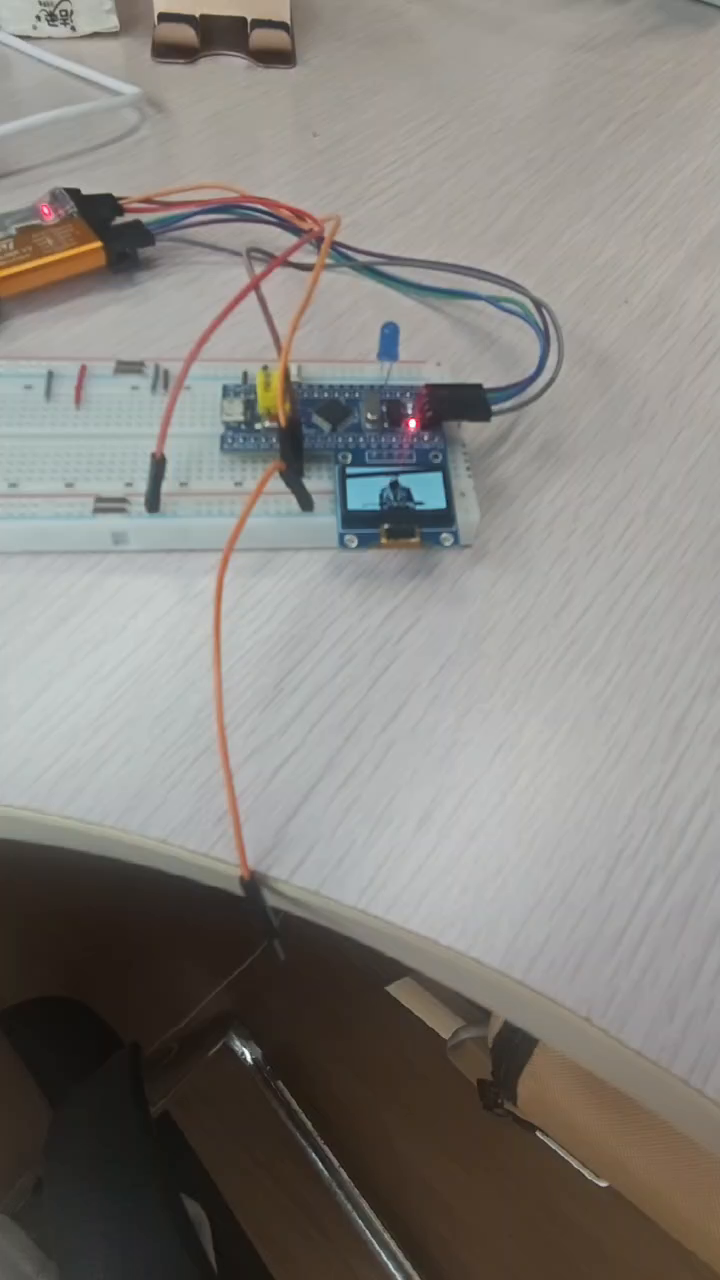
#> input picture frame 0 of 9778606228584c846d81d88ecd066ac3.mp4, 720 x 1280 px, given in place of 打篮球.mp4, which was not available
$ python Video2OLED.py
#> lines starting #> are read from the running program, lines starting #| are printed output that depends on the picture; after the words box and inside, x2 and y2 are one past the last pixel; in counts of white or black regions, pixels touching at a corner belong together; pictures that were not available may be replaced by others from this repository, and a replacement may not be noted
import numpy as np
import cv2
import serial
import time

#将128*64的二值化图像转换为OLED数组格式
def img2array(frame):

    array = np.zeros((8, 128), dtype='uint8')

    for j in range(64):
        for i in range(128):
            if frame[j][i] > 0:
                array[j // 8][i] = (array[j // 8][i]) | (0x01 << (j % 8))
    # print(array)
    return array


#打开串口
serial_port = serial.Serial('COM5', 921600)

#设置预览窗口
cv2.namedWindow('img', cv2.WINDOW_NORMAL)
cv2.resizeWindow('img', 128 * 4, 64 * 4)

#打开视频
cap = cv2.VideoCapture('打篮球.mp4')

#记住开始时间
start_time = time.time()

while cap.isOpened():

    #获取当前时间对应的帧数
    run_time = time.time() - start_time
    fps = cap.get(cv2.CAP_PROP_FPS)
    frame_number = int(run_time * fps)

    #获取当前帧
    cap.set(cv2.CAP_PROP_POS_FRAMES, frame_number)
    flag, img = cap.read()
#> img is the input picture: shape (1280, 720, 3); mean B, G, R 126.1, 130.7, 133.9
    if not flag:
        break

    #帧图像处理
    img = cv2.resize(img, (128, 64))                         #修改尺寸
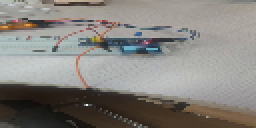
#> img: shape (64, 128, 3) (shown 2 times larger); mean B, G, R 126, 130.6, 133.8
    img = cv2.cvtColor(img, cv2.COLOR_BGR2GRAY)              #灰度化
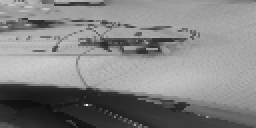
#> img: shape (64, 128) (shown 2 times larger); min 14, max 238, mean 131.1
    img = cv2.threshold(img, 175, 255, cv2.THRESH_BINARY)[1] #二值化
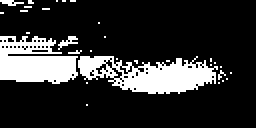
#> img: shape (64, 128) (shown 2 times larger); 19% white; 31 white regions (27 under 20 px), largest, box (x1, y1, x2, y2) and area: (39, 28, 109, 47) 778, (0, 18, 39, 42) 670, (29, 18, 39, 25) 28, (0, 0, 12, 3) 21

    #预览图像
    cv2.imshow('img', img)

    #转换为数组并使用串口发送
    # print(img.shape)
    img_array = img2array(img)
    serial_port.write(img_array)

    #等待按键，按q键退出
    key = cv2.waitKey(1)
#> (key q is pressed here)
    if key & 0xFF == ord('q'):
        break

#释放资源
cap.release()
cv2.destroyAllWindows()
serial_port.close()
